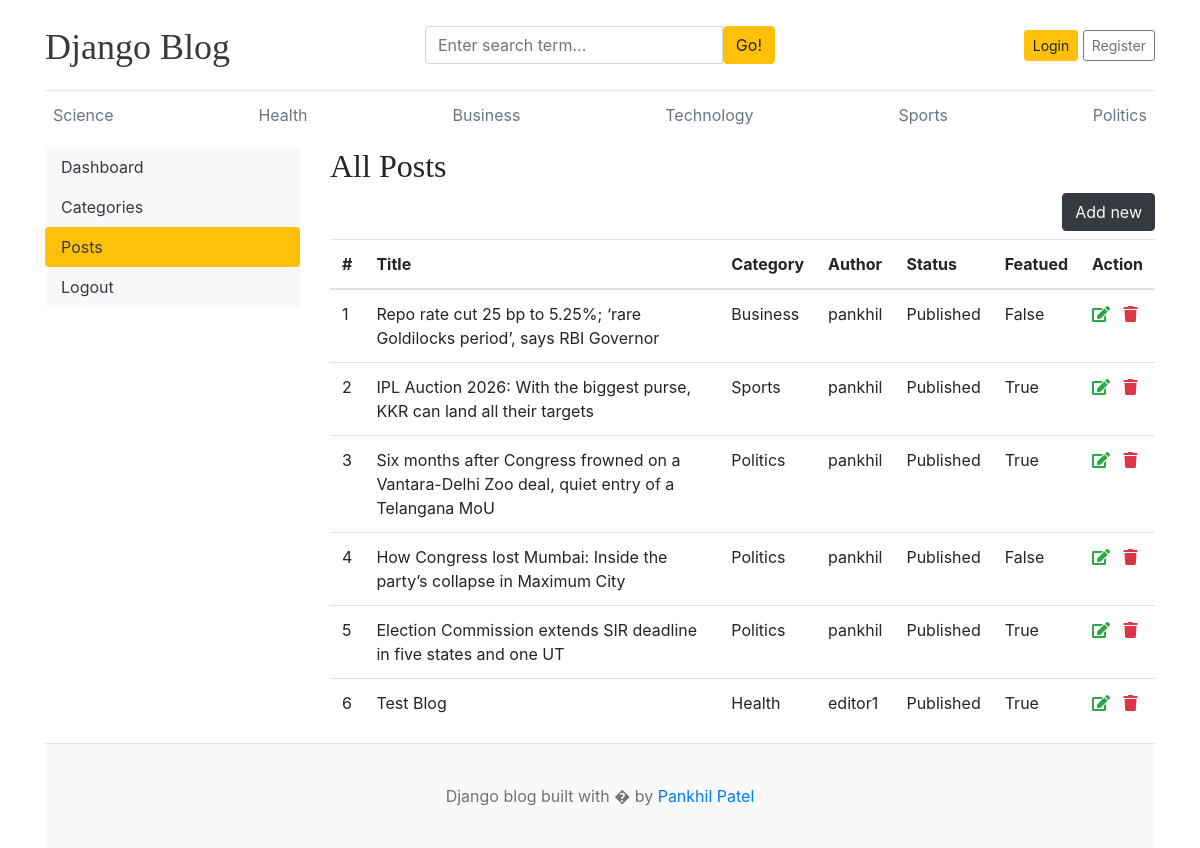
Before: /dashboard/posts/ with the older database file.
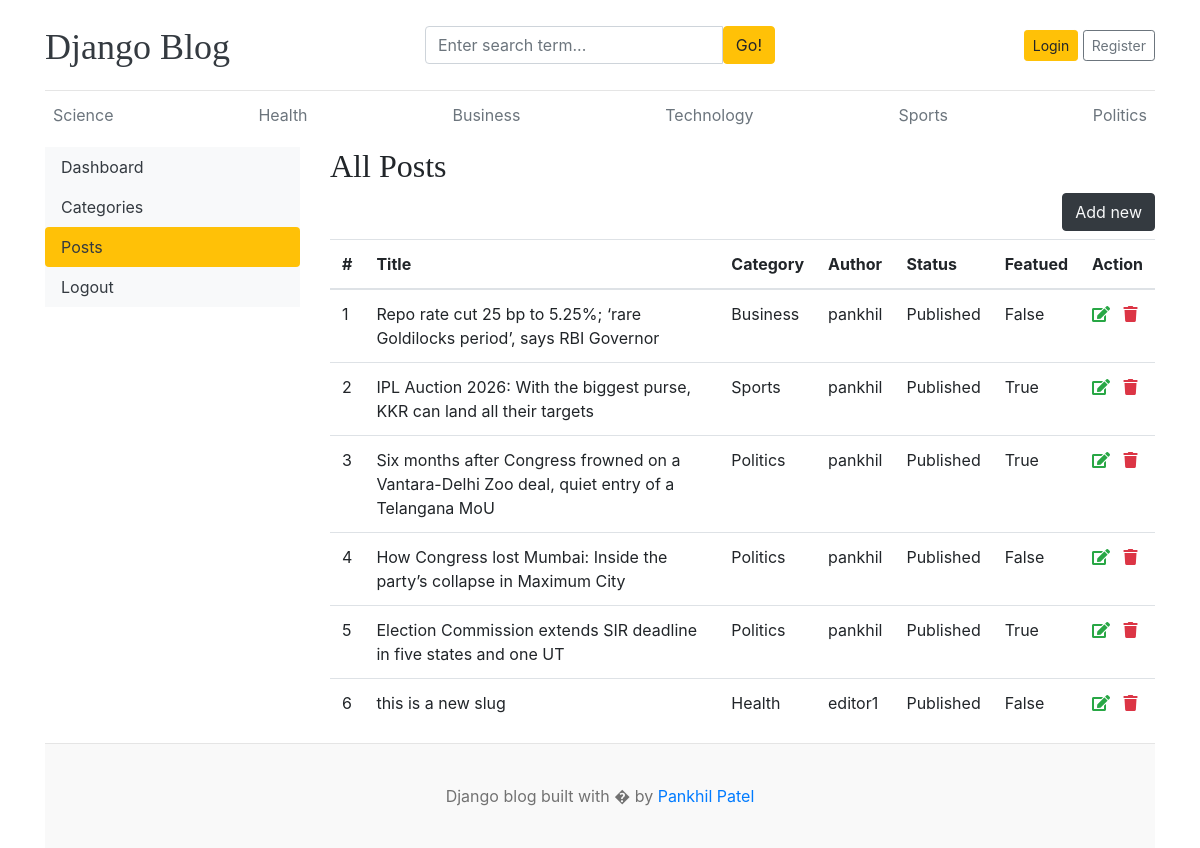
After: the same page with the newer database file.
### blogs/models.py (models this page shows, shortened)
class Category(models.Model):
    category_name = models.CharField(max_length=50,unique=True)
    created_at = models.DateTimeField(auto_now_add=True)
    updated_at = models.DateTimeField(auto_now=True)
    class Meta:
        verbose_name_plural = 'categories'
    def __str__(self):
        return self.category_name

class Blog(models.Model):
    title = models.CharField(max_length=100)
    slug = models.SlugField(max_length=150, unique=True,blank=True)
    category = models.ForeignKey(Category, on_delete=models.CASCADE)
    author = models.ForeignKey(User, on_delete=models.CASCADE)
    featured_image = models.ImageField(upload_to='uploads/%Y/%m/%d')
    short_description = models.TextField(max_length=500)
    blog_body = models.TextField(max_length=2000)
    status = models.CharField(max_length=20,choices=STATUS_CHOICES, default="Draft")
    is_featured = models.BooleanField(default=False)
    created_at = models.DateTimeField(auto_now_add=True)
    updated_at = models.DateTimeField(auto_now=True)

### dashboards/views.py (the view)
# urls.py: path('posts/',views.posts,name='posts'),
def posts(req):
    posts = Blog.objects.all()
    context = {
        'posts':posts
    }
    return render(req,'dashboard/posts.html',context)

### blogs/context_processors.py (called while the page is built)
def get_categories(req):
    categories = Category.objects.all()
    return dict(categories=categories)

def get_social_links(req):
    social_link = SocialLink.objects.all()
    return dict(social_link=social_link)

### templates/dashboard/posts.html (shortened to what this page needs)
{% extends 'base.html' %}
{% block content %}
<div class="row">
    {% include 'dashboard/sidebar.html' %}
    <div class="col-md-9">
        <h2>All Posts</h2>
        <a href="{% url 'add_post' %}" class="btn btn-dark text-light float-right mb-2">Add new</a>
        <table class="table table-hover">
            <thead>
                <tr>
                    <th>#</th>
                    <th>Title</th>
                    <th>Category</th>
                    <th>Author</th>
                    <th>Status</th>
                    <th>Featued</th>
                    <th>Action</th>
                </tr>
            </thead>
            <tbody>
                {% for post in posts %}
                <tr>
                    <td>{{ forloop.counter }}</td>
                    <td>{{ post.title }}</td>
                    <td>{{ post.category }}</td>
                    <td>{{ post.author }}</td>
                    <td>{{ post.status }}</td>
                    <td>{{ post.is_featured }}</td>
                    <td>
                        <a href=""><i class="fas fa-edit text-success"></i></a>
                        <a href=""><i class="fas fa-trash text-danger"></i></a>
                    </td>
                </tr>
                {% endfor %}
            </tbody>
        </table>
    </div>
</div>
{% endblock %}

### templates/base.html (shortened to what this page needs)
{% load static %}
<!DOCTYPE html>
<html lang="en">
<head>
    <link href="https://getbootstrap.com/docs/4.0/dist/css/bootstrap.min.css" rel="stylesheet">
    <link href="{% static 'css/blog.css' %}" rel="stylesheet">
    <link rel="stylesheet" href="https://cdnjs.cloudflare.com/ajax/libs/font-awesome/5.15.2/css/all.min.css" />
</head>
<body>
    <div class="container">
        <header class="blog-header py-3">
            <div class="row flex-nowrap justify-content-between align-items-center">
                <div class="col-4 pt-1">
                    <a class="blog-header-logo text-dark" href="/">Django Blog</a>
                </div>
                <div class="col-4">
                    <form action="{% url 'search' %}" method="get">
                        <div class="input-group">
                            <input class="form-control" value="{{ keyword }}" type="text"
                                placeholder="Enter search term..." aria-label="Enter search term..." name="keyword"
                                aria-describedby="button-search" />
                            <button class="btn btn-warning" id="button-search" type="submit">Go!</button>
                        </div>
                    </form>
                </div>
                <div class="col-4 d-flex justify-content-end align-items-center">
                    {% if not user.is_authenticated %}
                    <a class="btn btn-sm btn-warning" href="{% url 'login' %}">Login</a> &nbsp;
                    <a class="btn btn-sm btn-outline-secondary" href="{% url 'register' %}">Register</a>
                    {% else %}
                    <span><a href="{% url 'dashboard' %}">Dashboard</a></span>
                    &emsp;
                    <span><a href="{% url 'logout' %}">Logout</a></span>
                    {% endif %}
                </div>
            </div>
        </header>
        <div class="nav-scroller py-1 mb-2">
            <nav class="nav d-flex justify-content-between">
                {% for cat in categories %}
                <a class="p-2 text-muted" href="{% url 'posts_by_category' cat.id %}">{{cat.category_name}}</a>
                {% endfor %}
            </nav>
        </div>
        {% block content %}
        {% endblock %}
        <footer class="blog-footer">
            <p>Django blog built with � by <a href="#">Pankhil Patel</a></p>
        </footer>
    </div>
</body>
</html>

Changed rows visible on the page:
removed Blog: title "Test Blog", category "Health", author "editor1", status "Published", is_featured "True"
added Blog: title "this is a new slug", category "Health", author "editor1", status "Published", is_featured "False"
